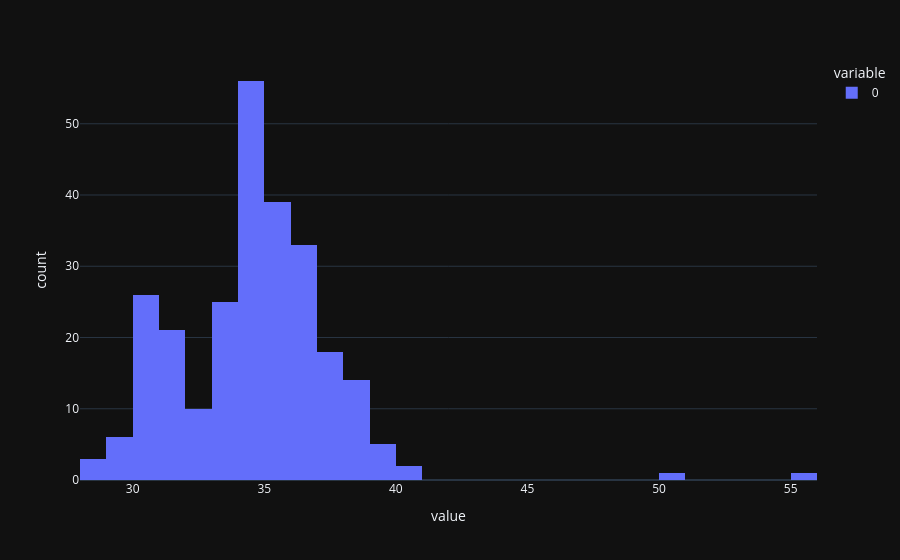

Source (notebook cell):
### Code cell
fig = px.histogram(gc_counts)
fig.show()

### Figure 1 — Plotly figure (JSON) as saved in the notebook; plotly's stock layout.template omitted (floating-point values rounded to 4 significant figures; data arrays with more than 128 entries replaced by an {"elided": "..."} marker saying what was removed)
{"data": [{"bingroup": "x", "hovertemplate": "variable=0<br>value=%{x}<br>count=%{y}<extra></extra>", "legendgroup": "0", "marker": {"color": "#636efa", "pattern": {"shape": ""}}, "name": "0", "orientation": "v", "showlegend": true, "x": {"elided": "260 float values"}, "xaxis": "x", "yaxis": "y", "type": "histogram"}], "layout": {"xaxis": {"anchor": "y", "domain": [0.0, 1.0], "title": {"text": "value"}}, "yaxis": {"anchor": "x", "domain": [0.0, 1.0], "title": {"text": "count"}}, "legend": {"title": {"text": "variable"}, "tracegroupgap": 0}, "margin": {"t": 60}, "barmode": "relative"}}
